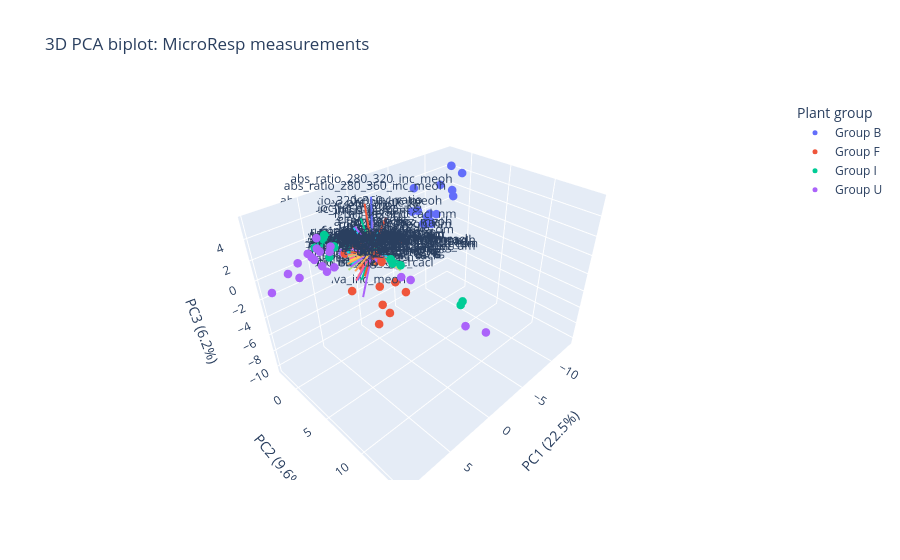

Notebook code for this chart:
### Code cell
import plotly.graph_objects as go

# Sample scores
scores = df_scores.copy()

# PCA loadings
loadings = pd.DataFrame(
    pca.components_.T,
    index=features,
    columns=["PC1", "PC2", "PC3"],
)

fig = go.Figure()

# Plot samples, colored by plant group
for group in scores["sample"].unique():
    subset = scores[scores["sample"] == group]

    fig.add_trace(go.Scatter3d(
        x=subset["PC1"],
        y=subset["PC2"],
        z=subset["PC3"],
        mode="markers",
        name=f"Group {group}",
        marker=dict(size=5),
    ))

# Scale loading vectors for visibility alongside sample scores
scale = scores[["PC1", "PC2", "PC3"]].abs().max().max()

for parameter, row in loadings.iterrows():
    x, y, z = row[["PC1", "PC2", "PC3"]] * scale

    fig.add_trace(go.Scatter3d(
        x=[0, x],
        y=[0, y],
        z=[0, z],
        mode="lines+text",
        name=parameter,
        text=["", parameter],
        textposition="top center",
        line=dict(width=4),
        showlegend=False,
        hovertemplate=f"{parameter}<extra></extra>",
    ))

fig.update_layout(
    title="3D PCA biplot: MicroResp measurements",
    scene=dict(
        xaxis_title=f"PC1 ({pca.explained_variance_ratio_[0]:.1%})",
        yaxis_title=f"PC2 ({pca.explained_variance_ratio_[1]:.1%})",
        zaxis_title=f"PC3 ({pca.explained_variance_ratio_[2]:.1%})",
    ),
    legend_title="Plant group",
)

fig.show()

### Figure 1 — Plotly figure (JSON) as saved in the notebook; plotly's stock layout.template omitted (floating-point values rounded to 4 significant figures)
{"data": [{"marker": {"size": 5}, "mode": "markers", "name": "Group B", "type": "scatter3d", "x": [-6.819, -13.07, -5.975, -11.4, -8.595, -11.76, -7.596, -11.95, -7.82, -5.965, -8.214, -9.669, -7.438, -2.666, -9.332, -8.491, 0.5216, 0.5214, 0.5557, 0.5133], "y": [-0.9315, -0.6215, -0.907, -0.6712, -0.7692, -0.7952, -0.7775, -0.793, -0.6151, -0.536, -0.6376, -0.5347, -0.8029, -0.8002, -0.7599, -0.8076, -0.9796, -1.777, -1.752, -1.521], "z": [1.498, 3.869, 1.705, 5.08, -0.5543, 2.292, -0.3001, 1.544, 0.5996, 4.294, 0.7847, 3.566, -0.1581, 0.3181, 0.3204, -0.2551, 0.2968, 0.3131, 0.3481, 0.3275]}, {"marker": {"size": 5}, "mode": "markers", "name": "Group F", "type": "scatter3d", "x": [0.4265, 0.4115, 0.3925, 0.3707, 0.5702, 0.4626, -1.1, 2.27, -2.748, 1.605, -1.726, 0.752, -5.059, -0.7113, -1.547, 2.562, -3.656, 1.59, -0.7648, 1.477, -4.422, 0.5832, 0.4963, 0.5015, 0.5008, 0.4949], "y": [1.827, 1.794, 0.8412, 1.129, -0.4038, -0.4837, -1.383, -0.738, -1.425, -0.7801, -1.3, -0.7684, -1.248, -0.8137, -1.328, -0.7624, -1.298, -0.7219, -0.8446, -0.838, -0.7935, -0.832, -1.877, -1.714, -1.627, -1.637], "z": [-0.226, -0.121, -0.01833, 0.2534, 0.3018, 0.3102, -10.32, -3.849, -9.694, 0.2268, -7.953, -1.764, -7.924, -1.878, -5.489, 0.4616, -5.927, 0.6831, -0.2864, -0.3863, -0.9117, 0.1077, 0.8091, 0.7821, 0.7895, 0.7908]}, {"marker": {"size": 5}, "mode": "markers", "name": "Group I", "type": "scatter3d", "x": [0.5587, 0.6554, 0.3627, 0.454, 0.3553, 0.3949, 3.949, 0.2737, 3.475, 0.4649, 4.798, 1.618, 2.74, 1.714, 3.982, 1.695, 3.793, 4.033, 3.476, 1.031, 2.028, 3.467, 0.499, 0.5134, 0.5136, 0.5001], "y": [11.78, 11.68, 3.299, 4.486, 3.055, 3.116, -2.215, -1.117, -2.099, -1.07, -1.946, -0.9163, -1.906, -0.7526, -1.745, -1.116, -1.751, -1.033, -0.9198, -1.009, -0.9846, -0.9074, 0.05065, -0.5521, -0.5509, -0.5792], "z": [0.5978, 0.2491, 0.2242, 0.6081, 0.5281, 0.6079, 1.539, 0.8731, 2.008, -0.5771, 1.496, -0.7063, 1.404, -0.7293, 2.196, 0.0472, 2.465, 0.5844, 1.527, 0.7969, 1.147, 1.434, -0.3659, -0.3888, -0.3958, -0.3315]}, {"marker": {"size": 5}, "mode": "markers", "name": "Group U", "type": "scatter3d", "x": [1.253, 0.8354, 0.822, 0.4901, 0.3192, 0.3573, 5.585, 5.043, 9.527, 4.428, 3.511, 4.939, 7.046, 3.722, 4.824, 6.018, 8.102, 5.126, 2.649, 5.599, 7.193, 4.048, 0.5227, 0.5368, 0.557, 0.5145], "y": [12.78, 14.45, 4.933, 5.769, 1.421, 1.337, -1.342, -0.9605, -1.926, -1.136, -1.309, -0.9534, -1.385, -1.086, -1.125, -1.1, -1.167, -1.027, -0.9419, -0.897, -0.8849, -0.8282, 0.0706, -0.5076, 0.1561, -0.8096], "z": [-0.8934, -0.7632, -0.2396, -0.296, -0.08447, -0.09448, 1.104, 2.943, -0.9982, -0.8123, -0.8292, 1.575, -0.3706, 1.537, -0.03711, 1.75, 0.6319, 1.933, 0.511, 1.059, 1.418, 1.243, -0.449, -0.4684, -0.4932, -0.3728]}, {"hovertemplate": "sand_percent<extra></extra>", "line": {"width": 4}, "mode": "lines+text", "name": "sand_percent", "showlegend": false, "text": ["", "sand_percent"], "textposition": "top center", "type": "scatter3d", "x": [0, 0.5713], "y": [0, -0.5448], "z": [0, -2.599]}, {"hovertemplate": "silt_percent<extra></extra>", "line": {"width": 4}, "mode": "lines+text", "name": "silt_percent", "showlegend": false, "text": ["", "silt_percent"], "textposition": "top center", "type": "scatter3d", "x": [0, -0.4598], "y": [0, 0.4857], "z": [0, 1.96]}, {"hovertemplate": "clay_percent<extra></extra>", "line": {"width": 4}, "mode": "lines+text", "name": "clay_percent", "showlegend": false, "text": ["", "clay_percent"], "textposition": "top center", "type": "scatter3d", "x": [0, -0.261], "y": [0, -0.1101], "z": [0, 1.169]}, {"hovertemplate": "humus_percent<extra></extra>", "line": {"width": 4}, "mode": "lines+text", "name": "humus_percent", "showlegend": false, "text": ["", "humus_percent"], "textposition": "top center", "type": "scatter3d", "x": [0, 0.06973], "y": [0, -0.3907], "z": [0, 2.172]}, {"hovertemplate": "cec_pot_cmolc_kg<extra></extra>", "line": {"width": 4}, "mode": "lines+text", "name": "cec_pot_cmolc_kg", "showlegend": false, "text": ["", "cec_pot_cmolc_kg"], "textposition": "top center", "type": "scatter3d", "x": [0, -0.1424], "y": [0, 0.1728], "z": [0, 3.07]}, {"hovertemplate": "cec_eff_cmolc_kg<extra></extra>", "line": {"width": 4}, "mode": "lines+text", "name": "cec_eff_cmolc_kg", "showlegend": false, "text": ["", "cec_eff_cmolc_kg"], "textposition": "top center", "type": "scatter3d", "x": [0, -0.2399], "y": [0, -0.01492], "z": [0, 2.745]}, {"hovertemplate": "ph_cacl<extra></extra>", "line": {"width": 4}, "mode": "lines+text", "name": "ph_cacl", "showlegend": false, "text": ["", "ph_cacl"], "textposition": "top center", "type": "scatter3d", "x": [0, -0.6466], "y": [0, 0.2784], "z": [0, -0.7776]}, {"hovertemplate": "ph_cacl_inc<extra></extra>", "line": {"width": 4}, "mode": "lines+text", "name": "ph_cacl_inc", "showlegend": false, "text": ["", "ph_cacl_inc"], "textposition": "top center", "type": "scatter3d", "x": [0, -0.02786], "y": [0, -0.8374], "z": [0, -0.5794]}, {"hovertemplate": "ph_cacl_froz<extra></extra>", "line": {"width": 4}, "mode": "lines+text", "name": "ph_cacl_froz", "showlegend": false, "text": ["", "ph_cacl_froz"], "textposition": "top center", "type": "scatter3d", "x": [0, -0.6336], "y": [0, 0.4582], "z": [0, 0.5567]}, {"hovertemplate": "ph_water<extra></extra>", "line": {"width": 4}, "mode": "lines+text", "name": "ph_water", "showlegend": false, "text": ["", "ph_water"], "textposition": "top center", "type": "scatter3d", "x": [0, -0.43], "y": [0, 0.01577], "z": [0, -0.439]}, {"hovertemplate": "conductivity_uS_cm<extra></extra>", "line": {"width": 4}, "mode": "lines+text", "name": "conductivity_uS_cm", "showlegend": false, "text": ["", "conductivity_uS_cm"], "textposition": "top center", "type": "scatter3d", "x": [0, 2.407], "y": [0, 0.3697], "z": [0, -1.001]}, {"hovertemplate": "c_tot_percent<extra></extra>", "line": {"width": 4}, "mode": "lines+text", "name": "c_tot_percent", "showlegend": false, "text": ["", "c_tot_percent"], "textposition": "top center", "type": "scatter3d", "x": [0, 0.1175], "y": [0, 4.02], "z": [0, -0.2625]}, {"hovertemplate": "n_tot_percent<extra></extra>", "line": {"width": 4}, "mode": "lines+text", "name": "n_tot_percent", "showlegend": false, "text": ["", "n_tot_percent"], "textposition": "top center", "type": "scatter3d", "x": [0, 0.09684], "y": [0, 3.358], "z": [0, -0.3586]}, {"hovertemplate": "s_tot_percent<extra></extra>", "line": {"width": 4}, "mode": "lines+text", "name": "s_tot_percent", "showlegend": false, "text": ["", "s_tot_percent"], "textposition": "top center", "type": "scatter3d", "x": [0, 0.1299], "y": [0, 3.535], "z": [0, -0.2706]}, {"hovertemplate": "cn_ratio_percent<extra></extra>", "line": {"width": 4}, "mode": "lines+text", "name": "cn_ratio_percent", "showlegend": false, "text": ["", "cn_ratio_percent"], "textposition": "top center", "type": "scatter3d", "x": [0, 0.1051], "y": [0, 3.935], "z": [0, 0.009641]}, {"hovertemplate": "tpc_cacl_inc_ug_gae_kg_dm<extra></extra>", "line": {"width": 4}, "mode": "lines+text", "name": "tpc_cacl_inc_ug_gae_kg_dm", "showlegend": false, "text": ["", "tpc_cacl_inc_ug_gae_kg_dm"], "textposition": "top center", "type": "scatter3d", "x": [0, -0.4177], "y": [0, -0.516], "z": [0, -1.971]}, {"hovertemplate": "tpc_cacl_froz_ug_gae_kg_dm<extra></extra>", "line": {"width": 4}, "mode": "lines+text", "name": "tpc_cacl_froz_ug_gae_kg_dm", "showlegend": false, "text": ["", "tpc_cacl_froz_ug_gae_kg_dm"], "textposition": "top center", "type": "scatter3d", "x": [0, 0.08044], "y": [0, 3.473], "z": [0, 0.0579]}, {"hovertemplate": "tpc_meoh_inc_ug_gae_kg_dm<extra></extra>", "line": {"width": 4}, "mode": "lines+text", "name": "tpc_meoh_inc_ug_gae_kg_dm", "showlegend": false, "text": ["", "tpc_meoh_inc_ug_gae_kg_dm"], "textposition": "top center", "type": "scatter3d", "x": [0, 0.0003771], "y": [0, -0.06641], "z": [0, 0.2638]}, {"hovertemplate": "tpc_meoh_froz_ug_gae_kg_dm<extra></extra>", "line": {"width": 4}, "mode": "lines+text", "name": "tpc_meoh_froz_ug_gae_kg_dm", "showlegend": false, "text": ["", "tpc_meoh_froz_ug_gae_kg_dm"], "textposition": "top center", "type": "scatter3d", "x": [0, 0.07082], "y": [0, 3.058], "z": [0, 0.1243]}, {"hovertemplate": "doc_inc_mg_kg<extra></extra>", "line": {"width": 4}, "mode": "lines+text", "name": "doc_inc_mg_kg", "showlegend": false, "text": ["", "doc_inc_mg_kg"], "textposition": "top center", "type": "scatter3d", "x": [0, 1.556], "y": [0, -0.1665], "z": [0, 3.05]}, {"hovertemplate": "dic_inc_mg_kg<extra></extra>", "line": {"width": 4}, "mode": "lines+text", "name": "dic_inc_mg_kg", "showlegend": false, "text": ["", "dic_inc_mg_kg"], "textposition": "top center", "type": "scatter3d", "x": [0, 1.011], "y": [0, -0.1726], "z": [0, -2.495]}, {"hovertemplate": "dc_inc_mg_kg<extra></extra>", "line": {"width": 4}, "mode": "lines+text", "name": "dc_inc_mg_kg", "showlegend": false, "text": ["", "dc_inc_mg_kg"], "textposition": "top center", "type": "scatter3d", "x": [0, 1.575], "y": [0, -0.3436], "z": [0, 2.873]}, {"hovertemplate": "dn_inc_mg_kg<extra></extra>", "line": {"width": 4}, "mode": "lines+text", "name": "dn_inc_mg_kg", "showlegend": false, "text": ["", "dn_inc_mg_kg"], "textposition": "top center", "type": "scatter3d", "x": [0, 2.419], "y": [0, 0.3809], "z": [0, -2.023]}, {"hovertemplate": "doc_froz_mg_kg<extra></extra>", "line": {"width": 4}, "mode": "lines+text", "name": "doc_froz_mg_kg", "showlegend": false, "text": ["", "doc_froz_mg_kg"], "textposition": "top center", "type": "scatter3d", "x": [0, 0.1452], "y": [0, 4.11], "z": [0, -0.2508]}, {"hovertemplate": "dic_froz_mg_kg<extra></extra>", "line": {"width": 4}, "mode": "lines+text", "name": "dic_froz_mg_kg", "showlegend": false, "text": ["", "dic_froz_mg_kg"], "textposition": "top center", "type": "scatter3d", "x": [0, 0.1546], "y": [0, 3.891], "z": [0, -0.2559]}, {"hovertemplate": "dc_froz_mg_kg<extra></extra>", "line": {"width": 4}, "mode": "lines+text", "name": "dc_froz_mg_kg", "showlegend": false, "text": ["", "dc_froz_mg_kg"], "textposition": "top center", "type": "scatter3d", "x": [0, 0.1455], "y": [0, 4.106], "z": [0, -0.2511]}, {"hovertemplate": "dn_froz_mg_kg<extra></extra>", "line": {"width": 4}, "mode": "lines+text", "name": "dn_froz_mg_kg", "showlegend": false, "text": ["", "dn_froz_mg_kg"], "textposition": "top center", "type": "scatter3d", "x": [0, 0.1541], "y": [0, 3.732], "z": [0, -0.2783]}, {"hovertemplate": "dcn_inc_ratio<extra></extra>", "line": {"width": 4}, "mode": "lines+text", "name": "dcn_inc_ratio", "showlegend": false, "text": ["", "dcn_inc_ratio"], "textposition": "top center", "type": "scatter3d", "x": [0, -2.02], "y": [0, -0.1963], "z": [0, 2.643]}, {"hovertemplate": "dcn_froz_ratio<extra></extra>", "line": {"width": 4}, "mode": "lines+text", "name": "dcn_froz_ratio", "showlegend": false, "text": ["", "dcn_froz_ratio"], "textposition": "top center", "type": "scatter3d", "x": [0, -0.1221], "y": [0, 4.088], "z": [0, 0.3631]}, {"hovertemplate": "nitrate_n_mg_kg_dm<extra></extra>", "line": {"width": 4}, "mode": "lines+text", "name": "nitrate_n_mg_kg_dm", "showlegend": false, "text": ["", "nitrate_n_mg_kg_dm"], "textposition": "top center", "type": "scatter3d", "x": [0, -0.01521], "y": [0, 0.4583], "z": [0, -0.4304]}, {"hovertemplate": "ammonium_n_mg_kg_dm<extra></extra>", "line": {"width": 4}, "mode": "lines+text", "name": "ammonium_n_mg_kg_dm", "showlegend": false, "text": ["", "ammonium_n_mg_kg_dm"], "textposition": "top center", "type": "scatter3d", "x": [0, -0.001537], "y": [0, 0.07003], "z": [0, -0.1589]}, {"hovertemplate": "pnr_0_mg_per_kg_h_dm<extra></extra>", "line": {"width": 4}, "mode": "lines+text", "name": "pnr_0_mg_per_kg_h_dm", "showlegend": false, "text": ["", "pnr_0_mg_per_kg_h_dm"], "textposition": "top center", "type": "scatter3d", "x": [0, 0.008957], "y": [0, 0.386], "z": [0, -0.4892]}, {"hovertemplate": "pnr_0_ste<extra></extra>", "line": {"width": 4}, "mode": "lines+text", "name": "pnr_0_ste", "showlegend": false, "text": ["", "pnr_0_ste"], "textposition": "top center", "type": "scatter3d", "x": [0, 0.02805], "y": [0, 0.2208], "z": [0, -0.3794]}, {"hovertemplate": "pnr_W_mg_per_kg_h_dm<extra></extra>", "line": {"width": 4}, "mode": "lines+text", "name": "pnr_W_mg_per_kg_h_dm", "showlegend": false, "text": ["", "pnr_W_mg_per_kg_h_dm"], "textposition": "top center", "type": "scatter3d", "x": [0, -0.02333], "y": [0, 0.5165], "z": [0, -0.5203]}, {"hovertemplate": "pnr_W_ste<extra></extra>", "line": {"width": 4}, "mode": "lines+text", "name": "pnr_W_ste", "showlegend": false, "text": ["", "pnr_W_ste"], "textposition": "top center", "type": "scatter3d", "x": [0, 0.05336], "y": [0, 0.07462], "z": [0, -0.3347]}, {"hovertemplate": "pnr_F_mg_per_kg_h_dm<extra></extra>", "line": {"width": 4}, "mode": "lines+text", "name": "pnr_F_mg_per_kg_h_dm", "showlegend": false, "text": ["", "pnr_F_mg_per_kg_h_dm"], "textposition": "top center", "type": "scatter3d", "x": [0, -0.01506], "y": [0, 0.4899], "z": [0, -0.5184]}, {"hovertemplate": "pnr_F_ste<extra></extra>", "line": {"width": 4}, "mode": "lines+text", "name": "pnr_F_ste", "showlegend": false, "text": ["", "pnr_F_ste"], "textposition": "top center", "type": "scatter3d", "x": [0, -0.03953], "y": [0, 0.3439], "z": [0, -0.3078]}, {"hovertemplate": "pnr_I_mg_per_kg_h_dm<extra></extra>", "line": {"width": 4}, "mode": "lines+text", "name": "pnr_I_mg_per_kg_h_dm", "showlegend": false, "text": ["", "pnr_I_mg_per_kg_h_dm"], "textposition": "top center", "type": "scatter3d", "x": [0, 0.03024], "y": [0, -0.1462], "z": [0, -0.05868]}, {"hovertemplate": "pnr_I_ste<extra></extra>", "line": {"width": 4}, "mode": "lines+text", "name": "pnr_I_ste", "showlegend": false, "text": ["", "pnr_I_ste"], "textposition": "top center", "type": "scatter3d", "x": [0, 0.00904], "y": [0, 0.04649], "z": [0, -0.1406]}, {"hovertemplate": "pnr_U_mg_per_kg_h_dm<extra></extra>", "line": {"width": 4}, "mode": "lines+text", "name": "pnr_U_mg_per_kg_h_dm", "showlegend": false, "text": ["", "pnr_U_mg_per_kg_h_dm"], "textposition": "top center", "type": "scatter3d", "x": [0, -0.06634], "y": [0, 0.4458], "z": [0, -0.129]}, {"hovertemplate": "pnr_U_ste<extra></extra>", "line": {"width": 4}, "mode": "lines+text", "name": "pnr_U_ste", "showlegend": false, "text": ["", "pnr_U_ste"], "textposition": "top center", "type": "scatter3d", "x": [0, 0.02983], "y": [0, -0.267], "z": [0, 0.2666]}, {"hovertemplate": "cu_ex_ug_kg_dm<extra></extra>", "line": {"width": 4}, "mode": "lines+text", "name": "cu_ex_ug_kg_dm", "showlegend": false, "text": ["", "cu_ex_ug_kg_dm"], "textposition": "top center", "type": "scatter3d", "x": [0, 0.04245], "y": [0, -0.3196], "z": [0, 0.08651]}, {"hovertemplate": "cu_red_ug_kg_dm<extra></extra>", "line": {"width": 4}, "mode": "lines+text", "name": "cu_red_ug_kg_dm", "showlegend": false, "text": ["", "cu_red_ug_kg_dm"], "textposition": "top center", "type": "scatter3d", "x": [0, 0.01498], "y": [0, -0.1608], "z": [0, -0.005767]}, {"hovertemplate": "cu_org_ug_kg_dm<extra></extra>", "line": {"width": 4}, "mode": "lines+text", "name": "cu_org_ug_kg_dm", "showlegend": false, "text": ["", "cu_org_ug_kg_dm"], "textposition": "top center", "type": "scatter3d", "x": [0, 0.07252], "y": [0, -0.2387], "z": [0, -0.1592]}, {"hovertemplate": "abs_ratio_280_320_inc_cacl<extra></extra>", "line": {"width": 4}, "mode": "lines+text", "name": "abs_ratio_280_320_inc_cacl", "showlegend": false, "text": ["", "abs_ratio_280_320_inc_cacl"], "textposition": "top center", "type": "scatter3d", "x": [0, 0.4923], "y": [0, 0.02004], "z": [0, 0.1148]}, {"hovertemplate": "abs_ratio_280_360_inc_cacl<extra></extra>", "line": {"width": 4}, "mode": "lines+text", "name": "abs_ratio_280_360_inc_cacl", "showlegend": false, "text": ["", "abs_ratio_280_360_inc_cacl"], "textposition": "top center", "type": "scatter3d", "x": [0, 1.787], "y": [0, 0.2256], "z": [0, -1.58]}, {"hovertemplate": "abs_ratio_320_360_inc_cacl<extra></extra>", "line": {"width": 4}, "mode": "lines+text", "name": "abs_ratio_320_360_inc_cacl", "showlegend": false, "text": ["", "abs_ratio_320_360_inc_cacl"], "textposition": "top center", "type": "scatter3d", "x": [0, 2.133], "y": [0, 0.2112], "z": [0, -2.217]}, {"hovertemplate": "suva_inc_cacl<extra></extra>", "line": {"width": 4}, "mode": "lines+text", "name": "suva_inc_cacl", "showlegend": false, "text": ["", "suva_inc_cacl"], "textposition": "top center", "type": "scatter3d", "x": [0, 2.066], "y": [0, -0.5338], "z": [0, 0.007769]}, {"hovertemplate": "abs_max_inc_cacl<extra></extra>", "line": {"width": 4}, "mode": "lines+text", "name": "abs_max_inc_cacl", "showlegend": false, "text": ["", "abs_max_inc_cacl"], "textposition": "top center", "type": "scatter3d", "x": [0, 1.21], "y": [0, -0.4957], "z": [0, -2.965]}, {"hovertemplate": "wavelength_max_inc_cacl_nm<extra></extra>", "line": {"width": 4}, "mode": "lines+text", "name": "wavelength_max_inc_cacl_nm", "showlegend": false, "text": ["", "wavelength_max_inc_cacl_nm"], "textposition": "top center", "type": "scatter3d", "x": [0, -0.2434], "y": [0, 0.04619], "z": [0, 1.837]}, {"hovertemplate": "abs_ratio_280_320_froz_cacl<extra></extra>", "line": {"width": 4}, "mode": "lines+text", "name": "abs_ratio_280_320_froz_cacl", "showlegend": false, "text": ["", "abs_ratio_280_320_froz_cacl"], "textposition": "top center", "type": "scatter3d", "x": [0, -0.2704], "y": [0, -1.377], "z": [0, 0.4614]}, {"hovertemplate": "abs_ratio_280_360_froz_cacl<extra></extra>", "line": {"width": 4}, "mode": "lines+text", "name": "abs_ratio_280_360_froz_cacl", "showlegend": false, "text": ["", "abs_ratio_280_360_froz_cacl"], "textposition": "top center", "type": "scatter3d", "x": [0, 0.02457], "y": [0, 2.495], "z": [0, 0.4029]}, {"hovertemplate": "abs_ratio_320_360_froz_cacl<extra></extra>", "line": {"width": 4}, "mode": "lines+text", "name": "abs_ratio_320_360_froz_cacl", "showlegend": false, "text": ["", "abs_ratio_320_360_froz_cacl"], "textposition": "top center", "type": "scatter3d", "x": [0, 0.07122], "y": [0, 2.678], "z": [0, 0.3058]}, {"hovertemplate": "suva_froz_cacl<extra></extra>", "line": {"width": 4}, "mode": "lines+text", "name": "suva_froz_cacl", "showlegend": false, "text": ["", "suva_froz_cacl"], "textposition": "top center", "type": "scatter3d", "x": [0, 0.4572], "y": [0, -2.568], "z": [0, -0.3191]}, {"hovertemplate": "abs_max_froz_cacl<extra></extra>", "line": {"width": 4}, "mode": "lines+text", "name": "abs_max_froz_cacl", "showlegend": false, "text": ["", "abs_max_froz_cacl"], "textposition": "top center", "type": "scatter3d", "x": [0, 0.9915], "y": [0, -0.5559], "z": [0, -0.1122]}, {"hovertemplate": "wavelength_max_froz_cacl_nm<extra></extra>", "line": {"width": 4}, "mode": "lines+text", "name": "wavelength_max_froz_cacl_nm", "showlegend": false, "text": ["", "wavelength_max_froz_cacl_nm"], "textposition": "top center", "type": "scatter3d", "x": [0, 1.15], "y": [0, 0.5438], "z": [0, -0.06099]}, {"hovertemplate": "abs_ratio_280_320_inc_meoh<extra></extra>", "line": {"width": 4}, "mode": "lines+text", "name": "abs_ratio_280_320_inc_meoh", "showlegend": false, "text": ["", "abs_ratio_280_320_inc_meoh"], "textposition": "top center", "type": "scatter3d", "x": [0, -0.1237], "y": [0, 0.3182], "z": [0, 5.488]}, {"hovertemplate": "abs_ratio_280_360_inc_meoh<extra></extra>", "line": {"width": 4}, "mode": "lines+text", "name": "abs_ratio_280_360_inc_meoh", "showlegend": false, "text": ["", "abs_ratio_280_360_inc_meoh"], "textposition": "top center", "type": "scatter3d", "x": [0, 0.5548], "y": [0, 0.2092], "z": [0, 5.023]}, {"hovertemplate": "abs_ratio_320_360_inc_meoh<extra></extra>", "line": {"width": 4}, "mode": "lines+text", "name": "abs_ratio_320_360_inc_meoh", "showlegend": false, "text": ["", "abs_ratio_320_360_inc_meoh"], "textposition": "top center", "type": "scatter3d", "x": [0, 1.059], "y": [0, 0.1459], "z": [0, 3.761]}, {"hovertemplate": "suva_inc_meoh<extra></extra>", "line": {"width": 4}, "mode": "lines+text", "name": "suva_inc_meoh", "showlegend": false, "text": ["", "suva_inc_meoh"], "textposition": "top center", "type": "scatter3d", "x": [0, 1.338], "y": [0, -0.3471], "z": [0, -4.862]}, {"hovertemplate": "abs_max_inc_meoh<extra></extra>", "line": {"width": 4}, "mode": "lines+text", "name": "abs_max_inc_meoh", "showlegend": false, "text": ["", "abs_max_inc_meoh"], "textposition": "top center", "type": "scatter3d", "x": [0, -0.2099], "y": [0, -0.07413], "z": [0, -0.04017]}, {"hovertemplate": "wavelength_max_inc_meoh_nm<extra></extra>", "line": {"width": 4}, "mode": "lines+text", "name": "wavelength_max_inc_meoh_nm", "showlegend": false, "text": ["", "wavelength_max_inc_meoh_nm"], "textposition": "top center", "type": "scatter3d", "x": [0, 0.2266], "y": [0, -0.2675], "z": [0, -0.8855]}, {"hovertemplate": "abs_ratio_280_320_froz_meoh<extra></extra>", "line": {"width": 4}, "mode": "lines+text", "name": "abs_ratio_280_320_froz_meoh", "showlegend": false, "text": ["", "abs_ratio_280_320_froz_meoh"], "textposition": "top center", "type": "scatter3d", "x": [0, -0.7981], "y": [0, -1.566], "z": [0, 0.307]}, {"hovertemplate": "abs_ratio_280_360_froz_meoh<extra></extra>", "line": {"width": 4}, "mode": "lines+text", "name": "abs_ratio_280_360_froz_meoh", "showlegend": false, "text": ["", "abs_ratio_280_360_froz_meoh"], "textposition": "top center", "type": "scatter3d", "x": [0, -0.1625], "y": [0, 2.582], "z": [0, 0.2752]}, {"hovertemplate": "abs_ratio_320_360_froz_meoh<extra></extra>", "line": {"width": 4}, "mode": "lines+text", "name": "abs_ratio_320_360_froz_meoh", "showlegend": false, "text": ["", "abs_ratio_320_360_froz_meoh"], "textposition": "top center", "type": "scatter3d", "x": [0, 0.02773], "y": [0, 2.841], "z": [0, 0.1238]}, {"hovertemplate": "suva_froz_meoh<extra></extra>", "line": {"width": 4}, "mode": "lines+text", "name": "suva_froz_meoh", "showlegend": false, "text": ["", "suva_froz_meoh"], "textposition": "top center", "type": "scatter3d", "x": [0, 0.726], "y": [0, -0.8111], "z": [0, 1.147]}, {"hovertemplate": "abs_max_froz_meoh<extra></extra>", "line": {"width": 4}, "mode": "lines+text", "name": "abs_max_froz_meoh", "showlegend": false, "text": ["", "abs_max_froz_meoh"], "textposition": "top center", "type": "scatter3d", "x": [0, 0.6886], "y": [0, -2.39], "z": [0, 0.4142]}, {"hovertemplate": "wavelength_max_froz_meoh_nm<extra></extra>", "line": {"width": 4}, "mode": "lines+text", "name": "wavelength_max_froz_meoh_nm", "showlegend": false, "text": ["", "wavelength_max_froz_meoh_nm"], "textposition": "top center", "type": "scatter3d", "x": [0, 0.7478], "y": [0, -0.7725], "z": [0, 0.8422]}, {"hovertemplate": "br_mg_per_g_h<extra></extra>", "line": {"width": 4}, "mode": "lines+text", "name": "br_mg_per_g_h", "showlegend": false, "text": ["", "br_mg_per_g_h"], "textposition": "top center", "type": "scatter3d", "x": [0, 2.528], "y": [0, -0.0727], "z": [0, 0.6034]}, {"hovertemplate": "sir_1_mg_per_g_h<extra></extra>", "line": {"width": 4}, "mode": "lines+text", "name": "sir_1_mg_per_g_h", "showlegend": false, "text": ["", "sir_1_mg_per_g_h"], "textposition": "top center", "type": "scatter3d", "x": [0, 2.824], "y": [0, 0.3161], "z": [0, -0.3865]}, {"hovertemplate": "sir_2_mg_per_g_h<extra></extra>", "line": {"width": 4}, "mode": "lines+text", "name": "sir_2_mg_per_g_h", "showlegend": false, "text": ["", "sir_2_mg_per_g_h"], "textposition": "top center", "type": "scatter3d", "x": [0, 2.924], "y": [0, 0.06028], "z": [0, -0.1273]}, {"hovertemplate": "sir_3_mg_per_g_h<extra></extra>", "line": {"width": 4}, "mode": "lines+text", "name": "sir_3_mg_per_g_h", "showlegend": false, "text": ["", "sir_3_mg_per_g_h"], "textposition": "top center", "type": "scatter3d", "x": [0, 2.813], "y": [0, -0.008742], "z": [0, -0.05646]}, {"hovertemplate": "sir_4_mg_per_g_h<extra></extra>", "line": {"width": 4}, "mode": "lines+text", "name": "sir_4_mg_per_g_h", "showlegend": false, "text": ["", "sir_4_mg_per_g_h"], "textposition": "top center", "type": "scatter3d", "x": [0, 2.615], "y": [0, -0.04004], "z": [0, 0.2304]}, {"hovertemplate": "sir_5_mg_per_g_h<extra></extra>", "line": {"width": 4}, "mode": "lines+text", "name": "sir_5_mg_per_g_h", "showlegend": false, "text": ["", "sir_5_mg_per_g_h"], "textposition": "top center", "type": "scatter3d", "x": [0, 2.877], "y": [0, 0.03769], "z": [0, -0.7968]}, {"hovertemplate": "sir_6_mg_per_g_h<extra></extra>", "line": {"width": 4}, "mode": "lines+text", "name": "sir_6_mg_per_g_h", "showlegend": false, "text": ["", "sir_6_mg_per_g_h"], "textposition": "top center", "type": "scatter3d", "x": [0, 2.237], "y": [0, -0.2142], "z": [0, 0.9972]}, {"hovertemplate": "sir_7_mg_per_g_h<extra></extra>", "line": {"width": 4}, "mode": "lines+text", "name": "sir_7_mg_per_g_h", "showlegend": false, "text": ["", "sir_7_mg_per_g_h"], "textposition": "top center", "type": "scatter3d", "x": [0, 2.403], "y": [0, -0.3672], "z": [0, 0.1703]}, {"hovertemplate": "sir_8_mg_per_g_h<extra></extra>", "line": {"width": 4}, "mode": "lines+text", "name": "sir_8_mg_per_g_h", "showlegend": false, "text": ["", "sir_8_mg_per_g_h"], "textposition": "top center", "type": "scatter3d", "x": [0, 2.814], "y": [0, -0.0269], "z": [0, 0.6603]}, {"hovertemplate": "sir_9_mg_per_g_h<extra></extra>", "line": {"width": 4}, "mode": "lines+text", "name": "sir_9_mg_per_g_h", "showlegend": false, "text": ["", "sir_9_mg_per_g_h"], "textposition": "top center", "type": "scatter3d", "x": [0, 1.07], "y": [0, -0.1108], "z": [0, -2.411]}, {"hovertemplate": "sir_10_mg_per_g_h<extra></extra>", "line": {"width": 4}, "mode": "lines+text", "name": "sir_10_mg_per_g_h", "showlegend": false, "text": ["", "sir_10_mg_per_g_h"], "textposition": "top center", "type": "scatter3d", "x": [0, 2.791], "y": [0, -0.1118], "z": [0, -0.2281]}, {"hovertemplate": "sir_11_mg_per_g_h<extra></extra>", "line": {"width": 4}, "mode": "lines+text", "name": "sir_11_mg_per_g_h", "showlegend": false, "text": ["", "sir_11_mg_per_g_h"], "textposition": "top center", "type": "scatter3d", "x": [0, 2.284], "y": [0, 0.295], "z": [0, 1.14]}, {"hovertemplate": "catabolic_diversity<extra></extra>", "line": {"width": 4}, "mode": "lines+text", "name": "catabolic_diversity", "showlegend": false, "text": ["", "catabolic_diversity"], "textposition": "top center", "type": "scatter3d", "x": [0, -0.8049], "y": [0, 0.5262], "z": [0, -0.5319]}, {"hovertemplate": "br_I1_mg_per_g_h<extra></extra>", "line": {"width": 4}, "mode": "lines+text", "name": "br_I1_mg_per_g_h", "showlegend": false, "text": ["", "br_I1_mg_per_g_h"], "textposition": "top center", "type": "scatter3d", "x": [0, 2.36], "y": [0, -0.05644], "z": [0, -0.3584]}, {"hovertemplate": "br_U1_mg_per_g_h<extra></extra>", "line": {"width": 4}, "mode": "lines+text", "name": "br_U1_mg_per_g_h", "showlegend": false, "text": ["", "br_U1_mg_per_g_h"], "textposition": "top center", "type": "scatter3d", "x": [0, 2.677], "y": [0, -0.1671], "z": [0, 0.5153]}, {"hovertemplate": "br_F1_mg_per_g_h<extra></extra>", "line": {"width": 4}, "mode": "lines+text", "name": "br_F1_mg_per_g_h", "showlegend": false, "text": ["", "br_F1_mg_per_g_h"], "textposition": "top center", "type": "scatter3d", "x": [0, 2.719], "y": [0, -0.02725], "z": [0, 0.5118]}, {"hovertemplate": "sir_1_I1_mg_per_g_h<extra></extra>", "line": {"width": 4}, "mode": "lines+text", "name": "sir_1_I1_mg_per_g_h", "showlegend": false, "text": ["", "sir_1_I1_mg_per_g_h"], "textposition": "top center", "type": "scatter3d", "x": [0, 2.546], "y": [0, 0.1179], "z": [0, 0.1154]}, {"hovertemplate": "sir_1_U1_mg_per_g_h<extra></extra>", "line": {"width": 4}, "mode": "lines+text", "name": "sir_1_U1_mg_per_g_h", "showlegend": false, "text": ["", "sir_1_U1_mg_per_g_h"], "textposition": "top center", "type": "scatter3d", "x": [0, 2.749], "y": [0, 0.1395], "z": [0, 0.1367]}, {"hovertemplate": "sir_1_F1_mg_per_g_h<extra></extra>", "line": {"width": 4}, "mode": "lines+text", "name": "sir_1_F1_mg_per_g_h", "showlegend": false, "text": ["", "sir_1_F1_mg_per_g_h"], "textposition": "top center", "type": "scatter3d", "x": [0, 2.768], "y": [0, 0.02171], "z": [0, 0.7368]}, {"hovertemplate": "br_I2_mg_per_g_h<extra></extra>", "line": {"width": 4}, "mode": "lines+text", "name": "br_I2_mg_per_g_h", "showlegend": false, "text": ["", "br_I2_mg_per_g_h"], "textposition": "top center", "type": "scatter3d", "x": [0, 2.458], "y": [0, 0.05626], "z": [0, 0.8777]}, {"hovertemplate": "br_U2_mg_per_g_h<extra></extra>", "line": {"width": 4}, "mode": "lines+text", "name": "br_U2_mg_per_g_h", "showlegend": false, "text": ["", "br_U2_mg_per_g_h"], "textposition": "top center", "type": "scatter3d", "x": [0, 2.543], "y": [0, -0.04964], "z": [0, 0.9071]}, {"hovertemplate": "br_F2_mg_per_g_h<extra></extra>", "line": {"width": 4}, "mode": "lines+text", "name": "br_F2_mg_per_g_h", "showlegend": false, "text": ["", "br_F2_mg_per_g_h"], "textposition": "top center", "type": "scatter3d", "x": [0, 2.475], "y": [0, -0.06848], "z": [0, 0.6196]}, {"hovertemplate": "sir_1_I2_mg_per_g_h<extra></extra>", "line": {"width": 4}, "mode": "lines+text", "name": "sir_1_I2_mg_per_g_h", "showlegend": false, "text": ["", "sir_1_I2_mg_per_g_h"], "textposition": "top center", "type": "scatter3d", "x": [0, 2.807], "y": [0, 0.05095], "z": [0, 0.7097]}, {"hovertemplate": "sir_1_U2_mg_per_g_h<extra></extra>", "line": {"width": 4}, "mode": "lines+text", "name": "sir_1_U2_mg_per_g_h", "showlegend": false, "text": ["", "sir_1_U2_mg_per_g_h"], "textposition": "top center", "type": "scatter3d", "x": [0, 2.756], "y": [0, -0.1087], "z": [0, 0.932]}, {"hovertemplate": "sir_1_F2_mg_per_g_h<extra></extra>", "line": {"width": 4}, "mode": "lines+text", "name": "sir_1_F2_mg_per_g_h", "showlegend": false, "text": ["", "sir_1_F2_mg_per_g_h"], "textposition": "top center", "type": "scatter3d", "x": [0, 2.789], "y": [0, 0.03897], "z": [0, 0.712]}], "layout": {"legend": {"title": {"text": "Plant group"}}, "scene": {"xaxis": {"title": {"text": "PC1 (22.5%)"}}, "yaxis": {"title": {"text": "PC2 (9.6%)"}}, "zaxis": {"title": {"text": "PC3 (6.2%)"}}}, "title": {"text": "3D PCA biplot: MicroResp measurements"}}}
